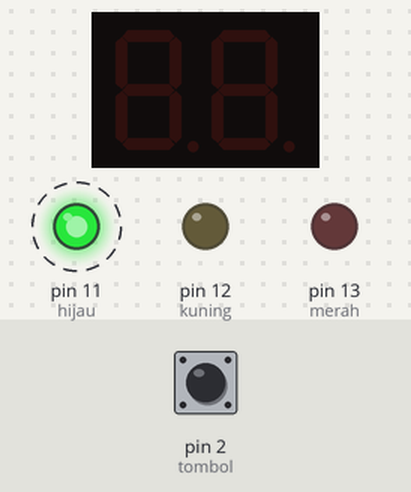
A sketch run on a simulated Arduino Uno, built with avr-gcc and run on an emulated ATmega328P. Shown: 2-digit seven-segment display, output pins drawn as LEDs (lit = HIGH). Wiring (from diagram.json): 2-digit 7-segment display, segments lit when HIGH: segments pin 3, pin 4, pin 5, pin 6, pin 7, pin 8, pin 9; digit selects pin 0, pin 1. Dashed ring = blinking. The test bench sets the inputs (shaded band); at power-on: pin 2 (tombol) LOW. The segment pins are drawn as the display they are named for; pins used as bus, display or sensor lines are not drawn.

Above: at 0.9 s.
1.3 s: pin 2 (tombol) pulled HIGH for 0.15 s
At 2.0 s:
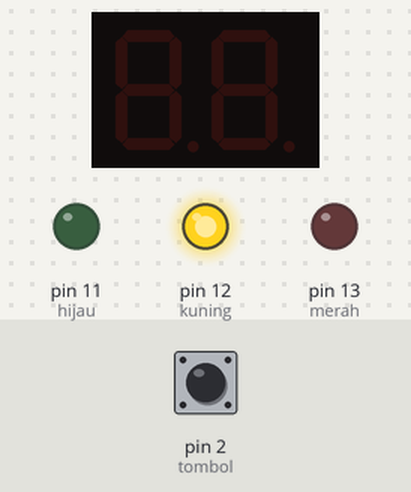
At 4.8 s:
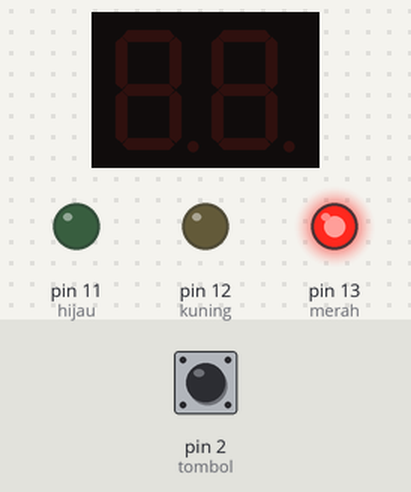
Timing chart, 0 to 6.3 s (numbered marks = the images above; inputs shaded):
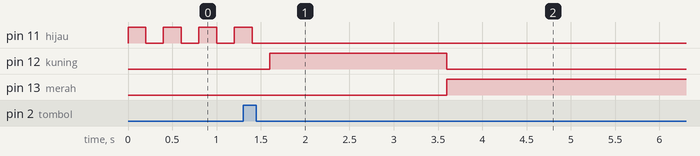

The sketch:

sketch.ino
```cpp
byte hijau = 11;
byte kuning = 12;
byte merah = 13;

byte tombol = 2;

bool bolehMenyebrang = false;

byte pinD1 = 0;
byte pinD2 = 1;

byte pinA = 3;
byte pinB = 4;
byte pinC = 5;
byte pinD = 6;
byte pinE = 7;
byte pinF = 8;
byte pinG = 9;

void setup() {
  // put your setup code here, to run once:
  pinMode(hijau, OUTPUT);
  pinMode(kuning, OUTPUT);
  pinMode(merah, OUTPUT);
  pinMode(tombol, INPUT);

  attachInterrupt(digitalPinToInterrupt(2), mauMenyebrang, RISING);


  pinMode(pinD1, OUTPUT);
  pinMode(pinD2, OUTPUT);

  pinMode(pinA, OUTPUT);
  pinMode(pinB, OUTPUT);
  pinMode(pinC, OUTPUT);
  pinMode(pinD, OUTPUT);
  pinMode(pinE, OUTPUT);
  pinMode(pinF, OUTPUT);
  pinMode(pinG, OUTPUT);
}

void loop() {
  // put your main code here, to run repeatedly:
  if (bolehMenyebrang) {
    menyebrang();
    bolehMenyebrang = false;
  } else {
    hijauKedip();
  }
}

void hijauKedip(){
  digitalWrite(hijau, HIGH);
  delay(200);
  digitalWrite(hijau, LOW);
  delay(200);
}

void menyebrang(){
  digitalWrite(merah, LOW);
  digitalWrite(hijau, LOW);
  digitalWrite(kuning, HIGH);
  delay(2000);

  digitalWrite(merah, HIGH);
  digitalWrite(hijau, LOW);
  digitalWrite(kuning, LOW);

  // 20
  for (int n = 0; n < 500; n++){
    digit2();
    angka2();
    clear();
    digit1();
    angka0();
    clear();
  }
  // 19
  for (int n = 0; n < 500; n++){
    digit2();
    angka1();
    clear();
    digit1();
    angka9();
    clear();
  }
  // 18
  for (int n = 0; n < 500; n++){
    digit2();
    angka1();
    clear();
    digit1();
    angka8();
    clear();
  }
  // 17
  for (int n = 0; n < 500; n++){
    digit2();
    angka1();
    clear();
    digit1();
    angka7();
    clear();
  }
  // 16
  for (int n = 0; n < 500; n++){
    digit2();
    angka1();
    clear();
    digit1();
    angka6();
    clear();
  }

  // 15
  for (int n = 0; n < 500; n++){
    digit2();
    angka1();
    clear();
    digit1();
    angka5();
    clear();
  }
  // 14
  for (int n = 0; n < 500; n++){
    digit2();
    angka1();
    clear();
    digit1();
    angka4();
    clear();
  }
  // 13
  for (int n = 0; n < 500; n++){
    digit2();
    angka1();
    clear();
    digit1();
    angka3();
    clear();
  }
  // 12
  for (int n = 0; n < 500; n++){
    digit2();
    angka1();
    clear();
    digit1();
    angka2();
    clear();
  }
  // 11
  for (int n = 0; n < 500; n++){
    digit2();
    angka1();
    clear();
    digit1();
    angka1();
    clear();
  }

  // 10
  for (int n = 0; n < 500; n++){
    digit2();
    angka1();
    clear();
    digit1();
    angka0();
    clear();
  }
  // 09
  for (int n = 0; n < 500; n++){
    digit2();
    angka0();
    clear();
    digit1();
    angka9();
    clear();
  }
  // 08
  for (int n = 0; n < 500; n++){
    digit2();
    angka0();
    clear();
    digit1();
    angka8();
    clear();
  }
  // 07
  for (int n = 0; n < 500; n++){
    digit2();
    angka0();
    clear();
    digit1();
    angka7();
    clear();
  }
  // 06
  for (int n = 0; n < 500; n++){
    digit2();
    angka0();
    clear();
    digit1();
    angka6();
    clear();
  }

  // 05
  for (int n = 0; n < 500; n++){
    digit2();
    angka0();
    clear();
    digit1();
    angka5();
    clear();
  }
  // 04
  for (int n = 0; n < 500; n++){
    digit2();
    angka0();
    clear();
    digit1();
    angka4();
    clear();
  }
  // 03
  for (int n = 0; n < 500; n++){
    digit2();
    angka0();
    clear();
    digit1();
    angka3();
    clear();
  }
  // 02
  for (int n = 0; n < 500; n++){
    digit2();
    angka0();
    clear();
    digit1();
    angka2();
    clear();
  }
  // 01
  for (int n = 0; n < 500; n++){
    digit2();
    angka0();
    clear();
    digit1();
    angka1();
    clear();
  }

  // 00
  for (int n = 0; n < 500; n++){
    digit2();
    angka0();
    clear();
    digit1();
    angka0();
    clear();
  }


  digitalWrite(merah, LOW);
  digitalWrite(hijau, HIGH);
  delay(2000);

  digitalWrite(merah, LOW);
  digitalWrite(hijau, LOW);
  digitalWrite(kuning, LOW);
}

void mauMenyebrang(){
  bolehMenyebrang = true;
}


void digit1(){
  digitalWrite(pinD1, HIGH);
  digitalWrite(pinD2, LOW);
}
void digit2(){
  digitalWrite(pinD1, LOW);
  digitalWrite(pinD2, HIGH);
}

void angka0(){
  digitalWrite(pinA, HIGH);
  digitalWrite(pinB, HIGH);
  digitalWrite(pinC, HIGH);
  digitalWrite(pinD, HIGH);
  digitalWrite(pinE, HIGH);
  digitalWrite(pinF, HIGH);
  digitalWrite(pinG, LOW);
}
void angka1(){
  digitalWrite(pinA, LOW);
  digitalWrite(pinB, HIGH);
  digitalWrite(pinC, HIGH);
  digitalWrite(pinD, LOW);
  digitalWrite(pinE, LOW);
  digitalWrite(pinF, LOW);
  digitalWrite(pinG, LOW);
}
void angka2(){
  digitalWrite(pinA, HIGH);
  digitalWrite(pinB, HIGH);
  digitalWrite(pinC, LOW);
  digitalWrite(pinD, HIGH);
  digitalWrite(pinE, HIGH);
  digitalWrite(pinF, LOW);
  digitalWrite(pinG, HIGH);
}
void angka3(){
  digitalWrite(pinA, HIGH);
  digitalWrite(pinB, HIGH);
  digitalWrite(pinC, HIGH);
  digitalWrite(pinD, HIGH);
  digitalWrite(pinE, LOW);
  digitalWrite(pinF, LOW);
  digitalWrite(pinG, HIGH);
}
void angka4(){
  digitalWrite(pinA, LOW);
  digitalWrite(pinB, HIGH);
  digitalWrite(pinC, HIGH);
  digitalWrite(pinD, LOW);
  digitalWrite(pinE, LOW);
  digitalWrite(pinF, HIGH);
  digitalWrite(pinG, HIGH);
}
void angka5(){
  digitalWrite(pinA, HIGH);
  digitalWrite(pinB, LOW);
  digitalWrite(pinC, HIGH);
  digitalWrite(pinD, HIGH);
  digitalWrite(pinE, LOW);
  digitalWrite(pinF, HIGH);
  digitalWrite(pinG, HIGH);
}
void angka6(){
  digitalWrite(pinA, HIGH);
  digitalWrite(pinB, LOW);
  digitalWrite(pinC, HIGH);
  digitalWrite(pinD, HIGH);
  digitalWrite(pinE, HIGH);
  digitalWrite(pinF, HIGH);
  digitalWrite(pinG, HIGH);
}
void angka7(){
  digitalWrite(pinA, HIGH);
  digitalWrite(pinB, HIGH);
  digitalWrite(pinC, HIGH);
  digitalWrite(pinD, LOW);
  digitalWrite(pinE, LOW);
  digitalWrite(pinF, LOW);
  digitalWrite(pinG, LOW);
}
void angka8(){
  digitalWrite(pinA, HIGH);
  digitalWrite(pinB, HIGH);
  digitalWrite(pinC, HIGH);
  digitalWrite(pinD, HIGH);
  digitalWrite(pinE, HIGH);
  digitalWrite(pinF, HIGH);
  digitalWrite(pinG, HIGH);
}
void angka9(){
  digitalWrite(pinA, HIGH);
  digitalWrite(pinB, HIGH);
  digitalWrite(pinC, HIGH);
  digitalWrite(pinD, HIGH);
  digitalWrite(pinE, LOW);
  digitalWrite(pinF, HIGH);
  digitalWrite(pinG, HIGH);
}

void clear(){
  digitalWrite(pinA, LOW);
  digitalWrite(pinB, LOW);
  digitalWrite(pinC, LOW);
  digitalWrite(pinD, LOW);
  digitalWrite(pinE, LOW);
  digitalWrite(pinF, LOW);
  digitalWrite(pinG, LOW);
  delay(1);
}
```

Measured:
- after the input at 1.3 s, pin 11 (hijau): goes on until 1.4 s, then stays LOW; pin 12 (kuning): LOW → HIGH after 0.30 s, → LOW 2.0 s later; pin 13 (merah): LOW → HIGH after 2.3 s
- by itself, pin 11 (hijau): alternates HIGH for 0.20 s and LOW for 0.20 s
